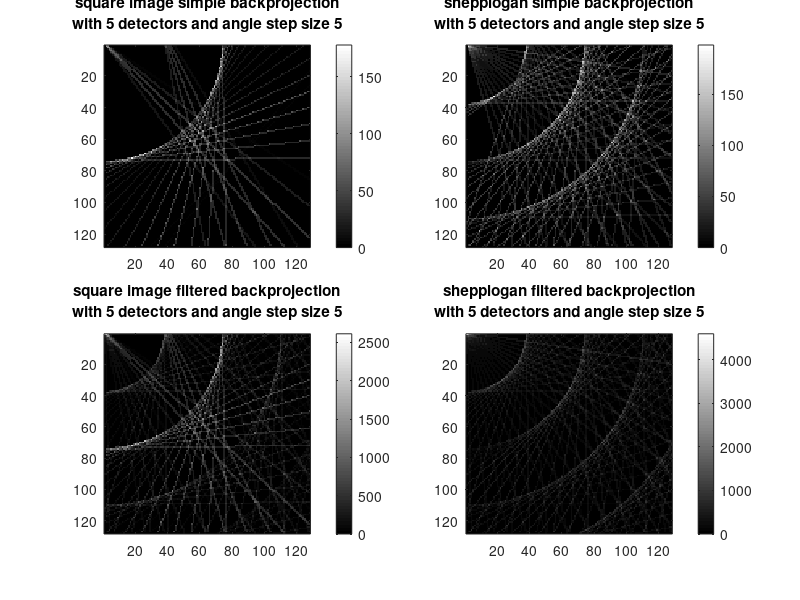

Source code (MATLAB):
clear all
im_size = 128;
% Square in the middle
square_size = 28;
im_square = zeros(im_size, im_size);
low_ind = (im_size-square_size)/2;
high_ind = (im_size+square_size)/2;
for i = low_ind:high_ind
im_square( low_ind:high_ind, i) = 1;
im_square( i, low_ind:high_ind) = 1;
end
% Load Sheep-Logan image

im_shepplogan = phantom('Modified Shepp-Logan', im_size);



%%theta = input(prompt)           %projection angle input by the user is stored as theta
prompt = 'What is the number of detectors? ';
N_detector= input(prompt) ;          %number of detectors is specified by the user
prompt = 'What is the angle step size? ';
step= input(prompt) ;   
prompt = 'What is the frequency span? ';
A= input(prompt) ;  
          
t_max=(im_size)*sqrt(2);            %largest cross-section of the image
t_range=1:t_max/N_detector:t_max;   %different rays of the same theta are distinguished by their t values
x_range=0:im_size;         %integer values of x         
y_range=0:im_size;   %integer values of y

m=1;
for theta=1:step:180;
k=1;

for t=t_range;
    for x=x_range;                                 
        y_cut(x+1)=(t-x*cosd(theta))/sind(theta);      %y-values corresponding to the integer values of x
        
    end
    points_1=[x_range;y_cut];    
                            %a set of points intersecting the grid
    for y=y_range;
        x_cut(y+1)=(t-y*sind(theta))/cosd(theta);
    end
   points_2=[x_cut;y_range];      %another set of points intersecting the grid
   grid_cuts=[points_1 points_2].';   %complete set of points where one ray intersects our grid+some artifacts
    grid_cuts(isnan(grid_cuts)) = 0;   %artifact1:NaN values which are not useful are taken to be zero
    grid_cuts(grid_cuts<0)=0;        %artifact2:the points which are actually out of the grid are taken to be zero
    grid_cuts(grid_cuts>im_size)=0;  
   grid_cuts=grid_cuts(all(grid_cuts(:,1:2),2),:); %the artifacts described above are eliminated
 
  [Y,I]=sort(grid_cuts(:,1));  %sorting our points according to x
  grid_cuts=grid_cuts(I,:);
  
   image_ind=ceil(grid_cuts);

   
   
   
   line1=0;
   line2=0; %line integrals which will be the value of the projection function at a specific t is initialized
   for i=1:(length(grid_cuts)-2);
   line1=line1+sqrt((grid_cuts(i+1,1)-grid_cuts(i,1))^2+(grid_cuts(i+1,2)-grid_cuts(i,2))^2)*im_square(image_ind(i,1),image_ind(i,2));
   line2=line2+sqrt((grid_cuts(i+1,1)-grid_cuts(i,1))^2+(grid_cuts(i+1,2)-grid_cuts(i,2))^2)*im_shepplogan(image_ind(i,1),image_ind(i,2));
   end
   p_t1(1,k,m)=line1; %results for the im_square
   
   p_t2(1,k,m)=line2; %results for the im_shepplogan
   
   k=k+1;
  
end
m=m+1;
end

%%%%%%%%%%%%%%%%%%%%%%%%%%%%%%%%%%%%%%%%%%%%%%%%%%%%%%%%
%%%%%%%%%%%%%RECONSTRUCTION%%%%%%%%%%%%%%%%%%%%%%%%%%%%%%%
%%%%%%%%%%%%%%%%%%%%%%%%%%%%%%%%%%%%%%%%%%%%%%%%%%%%%%%%%%%%%%%%%%%%%%%%%%%%
im_square1 = zeros(im_size, im_size);
im_shepplogan1 = zeros(im_size, im_size);
im_square2 = zeros(im_size, im_size);
im_shepplogan2 = zeros(im_size, im_size);
m=1;

for theta=1:step:180;
  k=1;

fftp=fft(p_t1(1,:,m));
 freqs=0:length(fftp)/(length(fftp)-1):length(fftp); %ramp window

                                     
    p=abs(ifft(fftp.*(A*freqs)));    %filtered backprojections
    
 
fftp2=fft(p_t2(1,:,m));
freqs=0:length(fftp2)/(length(fftp2)-1):length(fftp2);

  p2=abs(ifft(fftp2.*(A*freqs)));
    
 
for t=t_range;
    for x=x_range;                                 
        y_cut(x+1)=(t-x*cosd(theta))/sind(theta);      %y-values corresponding to the integer values of x
        
    end
    points_1=[x_range;y_cut];    
                            %a set of points intersecting the grid
    for y=y_range;
        x_cut(y+1)=(t-y*sind(theta))/cosd(theta);
    end
   points_2=[x_cut;y_range];      %another set of points intersecting the grid
   grid_cuts=[points_1 points_2].';   %complete set of points where one ray intersects our grid+some artifacts
    grid_cuts(isnan(grid_cuts)) = 0;   %artifact1:NaN values which are not useful are taken to be zero
    grid_cuts(grid_cuts<0)=0;        %artifact2:the points which are actually out of the grid are taken to be zero
    grid_cuts(grid_cuts>im_size)=0;  
   grid_cuts=grid_cuts(all(grid_cuts(:,1:2),2),:); %the artifacts described above are eliminated
 
  [Y,I]=sort(grid_cuts(:,1));  %sorting our points according to x
  grid_cuts=grid_cuts(I,:);
  
   image_ind=ceil(grid_cuts);
    
  
   
    for i=1:(length(image_ind)-1);     
   im_square1(image_ind(i,1),image_ind(i,2))= im_square1(image_ind(i,1),image_ind(i,2))+p_t1(1,k,m);
    im_shepplogan1(image_ind(i,1),image_ind(i,2))= im_shepplogan1(image_ind(i,1),image_ind(i,2))+p_t2(1,k,m);

     end
     for i=1:(length(image_ind)-1);     
   im_square2(image_ind(i,1),image_ind(i,2))= im_square2(image_ind(i,1),image_ind(i,2))+p(k);
    im_shepplogan2(image_ind(i,1),image_ind(i,2))= im_shepplogan2(image_ind(i,1),image_ind(i,2))+p2(k);

     end
     
     k=k+1;
     
end

m=m+1;
    end




subplot(2,2,1); imagesc(im_square1); colormap gray; colorbar
title({['square image simple backprojection']; [ 'with ' num2str(N_detector) ' detectors and angle step size '  num2str(step) ]});

subplot(2,2,2); imagesc(im_shepplogan1); colormap gray; colorbar

title({['shepplogan simple backprojection']; [ 'with ' num2str(N_detector) ' detectors and angle step size '  num2str(step)]});

subplot(2,2,3); imagesc(im_square2); colormap gray; colorbar
title({['square image filtered backprojection']; [ 'with ' num2str(N_detector) ' detectors and angle step size '  num2str(step) ]});

subplot(2,2,4); imagesc(im_shepplogan2); colormap gray; colorbar

title({['shepplogan filtered backprojection']; [ 'with ' num2str(N_detector) ' detectors and angle step size '  num2str(step)]});








    

